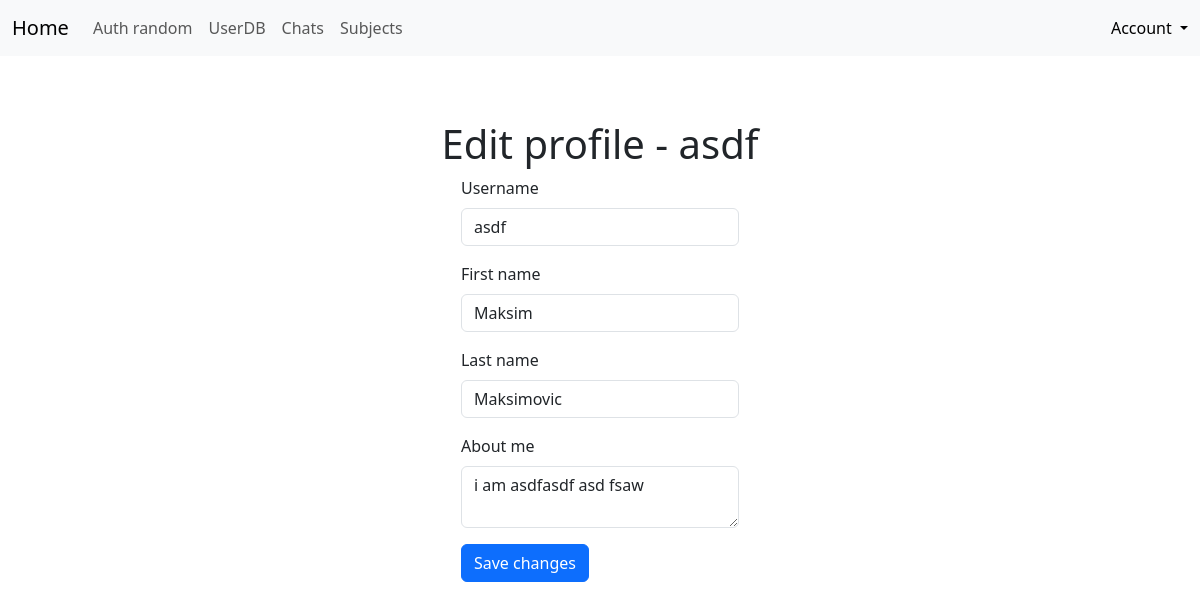
The app's page /edit-profile (signed in) with its own data.
### app/models.py (models this page shows, shortened)
class User(db.Model, UserMixin):
    __tablename__ = 'users'
    id = db.Column(db.Integer, primary_key=True)
    username = db.Column(db.String(80), unique=True, nullable=False)
    first_name = db.Column(db.String(80), nullable=False)
    last_name = db.Column(db.String(80), nullable=False)
    email = db.Column(db.String(120), unique=True, nullable=False)
    about_me = db.Column(db.Text())
    password_hash = db.Column(db.String(128))
    role_id = db.Column(db.Integer, db.ForeignKey('roles.id'))
    last_seen = db.Column(db.DateTime(), default=datetime.now)
    @property
    def password(self):
        raise AttributeError('password is not a readable attribute')
    def ping(self):
        self.last_seen = datetime.now()
        db.session.add(self)
        db.session.commit()

### app/main/views.py (the view, shortened to what this page needs)
@main.route('/edit-profile', methods=['GET', 'POST'])
@login_required
def edit_profile():
    form = EditProfileForm()
    form.username.data = current_user.username
    form.first_name.data = current_user.first_name
    form.last_name.data = current_user.last_name
    form.about_me.data = current_user.about_me
    return render_template('edit_profile.html', form=form)

### app/main/forms.py
class EditProfileForm(FlaskForm):
    username = StringField(
        'Username',
        validators=[
            DataRequired(),
            Length(4, 20, message='Username must be between 4 and 20 characters.'),
            Regexp(r'^(?!.*__)(?!.*_$)[a-z][a-z0-9_]{2,19}(?<!_)$', 0,
                   'Usernames must have only lowercase letters, numbers, underscores (one in row maximum).')])
    first_name = StringField('First name', validators=[
        DataRequired(), Length(2, 64), Regexp(r"(?i)^[a-zà-ÿ]+(?:[-'][a-zà-ÿ]+)*$", 0,
                   'First name must contain only letters, hyphens or apostrophes.')])
    last_name = StringField('Last name', validators=[
        DataRequired(), Length(2, 64), Regexp(r"(?i)^[a-zà-ÿ]+(?:[-'][a-zà-ÿ]+)*$", 0,
                   'Last name must contain only letters, hyphens or apostrophes.')])
    about_me = TextAreaField('About me', validators=[Length(0, 300)])
    submit = SubmitField('Save changes')

### app/__init__.py (called while the page is built)
def create_app(config='default'):
    app = Flask(__name__)
    app.config.from_object(Config)
    db.init_app(app)
    login_manager.init_app(app)
    from .main import blue_main
    app.register_blueprint(blue_main)
    from .auth import auth as auth_blueprint
    app.register_blueprint(auth_blueprint, url_prefix='/auth')
    from .messenger import messenger as messenger_blueprint
    app.register_blueprint(messenger_blueprint, url_prefix='/messenger')
    from .subjects import subjects as subjects_blueprint
    app.register_blueprint(subjects_blueprint, url_prefix='/subjects')
    from .models import ChatRoom, Permission
    @app.context_processor
    def inject_globals():
        return {
            'ChatRoom': ChatRoom,
            'Permission': Permission
        }
    return app

### app/auth/views.py (called while the page is built)
@auth.before_app_request
def before_request():
    if current_user.is_authenticated:
        current_user.ping()

### app/models.py (called while the page is built)
@login_manager.user_loader
def load_user(user_id):
    return db.session.get(User, user_id)

### app/templates/edit_profile.html (shortened to what this page needs)
{% extends "base.html" %}
{% block page_content %}
<div class="center-form">
<div class="page-header">
    <h1>Edit profile - {%if user is defined%}{{user.username}}{%else%}{{current_user.username}}{%endif%}</h1>
</div>
<div class="col-md-4">
    <form method="post">
    <div class="mb-3">
        {{ form.username.label(class="form-label") }}
        {{ form.username(class="form-control", placeholder="Username of name") }}
    </div>
    <div class="mb-3">
        {{ form.first_name.label(class="form-label") }}
        {{ form.first_name(class="form-control", placeholder="First name") }}
    </div>
    <div class="mb-3">
        {{ form.last_name.label(class="form-label") }}
        {{ form.last_name(class="form-control", placeholder="Last name") }}
    </div>
    <div class="mb-3">
        {{ form.about_me.label(class="form-label") }}
        {{ form.about_me(class="form-control", placeholder="About me") }}
    </div>
    <div class="mb-3">
        {{ form.submit(class="btn btn-primary") }}
    </div>
    </form>
</div>
</div>
{% endblock %}

### app/static/styles.css (style rules this page uses)
.center-form { display: flex; flex-direction: column; align-items: center; }

### records on screen
User: username "asdf", first_name "Maksim", last_name "Maksimovic", about_me "i am asdfasdf asd fsaw"
